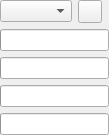
<?xml version="1.0" encoding="UTF-8"?>
<ui version="4.0">
 <class>ColorToneForm</class>
 <widget class="QWidget" name="ColorToneForm">
  <property name="geometry">
   <rect>
    <x>0</x>
    <y>0</y>
    <width>109</width>
    <height>130</height>
   </rect>
  </property>
  <layout class="QVBoxLayout" name="MainLayout">
   <property name="leftMargin">
    <number>0</number>
   </property>
   <property name="topMargin">
    <number>0</number>
   </property>
   <property name="rightMargin">
    <number>0</number>
   </property>
   <property name="bottomMargin">
    <number>0</number>
   </property>
   <item>
    <widget class="QWidget" name="widget" native="true">
     <layout class="QHBoxLayout" name="horizontalLayout">
      <property name="sizeConstraint">
       <enum>QLayout::SetFixedSize</enum>
      </property>
      <property name="leftMargin">
       <number>0</number>
      </property>
      <property name="topMargin">
       <number>0</number>
      </property>
      <property name="rightMargin">
       <number>0</number>
      </property>
      <property name="bottomMargin">
       <number>0</number>
      </property>
      <item>
       <widget class="ptChoice" name="MaskType"/>
      </item>
      <item>
       <widget class="ptColorSelectButton" name="Color"/>
      </item>
      <item>
       <spacer name="horizontalSpacer">
        <property name="orientation">
         <enum>Qt::Horizontal</enum>
        </property>
        <property name="sizeHint" stdset="0">
         <size>
          <width>2</width>
          <height>5</height>
         </size>
        </property>
       </spacer>
      </item>
     </layout>
    </widget>
   </item>
   <item>
    <widget class="ptInput" name="Strength"/>
   </item>
   <item>
    <widget class="ptInput" name="LowerLimit"/>
   </item>
   <item>
    <widget class="ptInput" name="UpperLimit"/>
   </item>
   <item>
    <widget class="ptInput" name="Softness"/>
   </item>
  </layout>
 </widget>
 <customwidgets>
  <customwidget>
   <class>ptInput</class>
   <extends>QProgressBar</extends>
   <header>ptInput.h</header>
  </customwidget>
  <customwidget>
   <class>ptChoice</class>
   <extends>QComboBox</extends>
   <header>ptChoice.h</header>
  </customwidget>
  <customwidget>
   <class>ptColorSelectButton</class>
   <extends>QToolButton</extends>
   <header>ptColorSelectButton.h</header>
  </customwidget>
 </customwidgets>
 <resources/>
 <connections/>
</ui>
